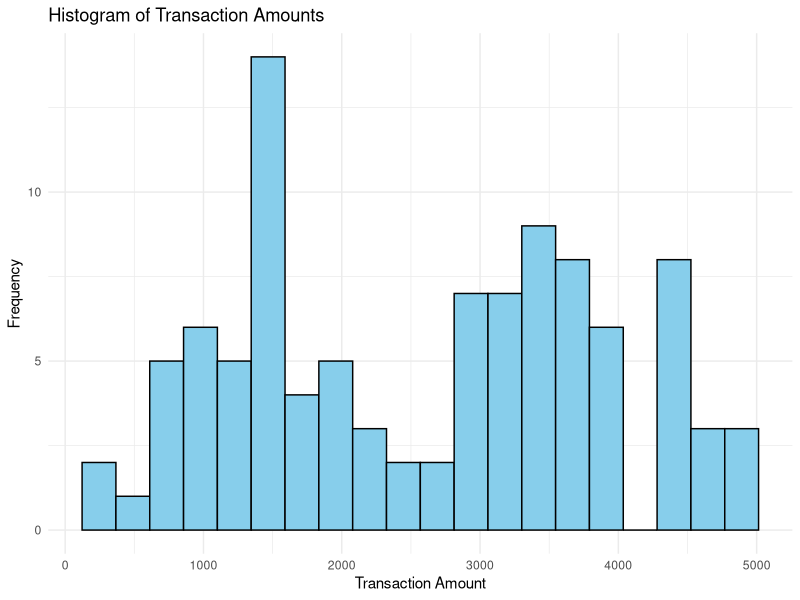
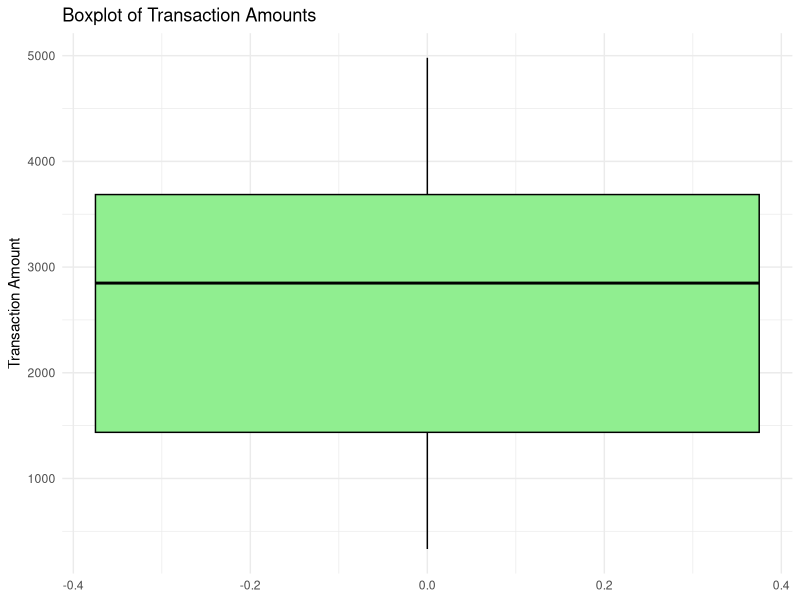
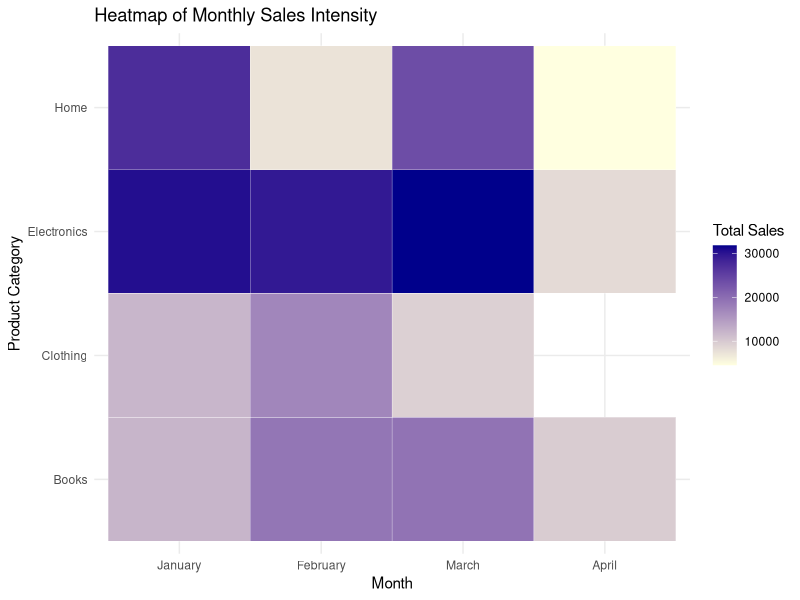

Write the R code that produced these figures, in order.
print("VARSINI K 23BAD123")
library(ggplot2)
library(dplyr)
library(lubridate)

# Read CSV from Colab directory
df <- read.csv("2.ecommerce_transactions.csv")

# Convert date column
df$Transaction_Date <- as.Date(df$Transaction_Date)

# Histogram of Transaction Amounts
ggplot(df, aes(x = Transaction_Amount)) +
  geom_histogram(bins = 20, fill = "skyblue", color = "black") +
  labs(
    title = "Histogram of Transaction Amounts",
    x = "Transaction Amount",
    y = "Frequency"
  ) +
  theme_minimal()

# Boxplot of Transaction Amounts
ggplot(df, aes(y = Transaction_Amount)) +
  geom_boxplot(fill = "lightgreen", color = "black") +
  labs(
    title = "Boxplot of Transaction Amounts",
    y = "Transaction Amount"
  ) +
  theme_minimal()

# Heatmap data preparation
heatmap_data <- df %>%
  mutate(Month = month(Transaction_Date, label = TRUE, abbr = FALSE)) %>%
  group_by(Product_Category, Month) %>%
  summarise(
    Total_Sales = sum(Transaction_Amount, na.rm = TRUE),
    .groups = "drop"
  )

# Heatmap visualization
ggplot(heatmap_data, aes(x = Month, y = Product_Category, fill = Total_Sales)) +
  geom_tile(color = "white") +
  scale_fill_gradient(low = "lightyellow", high = "darkblue") +
  labs(
    title = "Heatmap of Monthly Sales Intensity",
    x = "Month",
    y = "Product Category",
    fill = "Total Sales"
  ) +
  theme_minimal()
